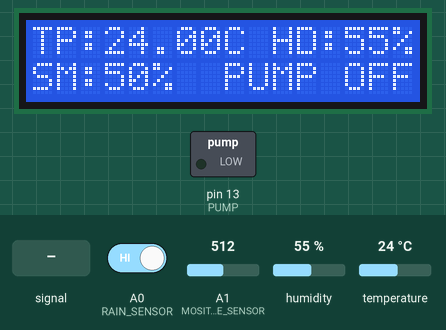
Simulated run of this sketch. Board: Arduino Uno, built with avr-gcc and run on an emulated ATmega328P. Shown: 16×2 character LCD, switched loads named in the sketch (green lamp = pin HIGH). The inputs (shaded band) are chosen by the test bench; at power-on: A1 (MOSITURE_SENSOR) = 512, humidity 55 %, temperature 24 °C, A0 (RAIN_SENSOR) HIGH. What the sketch prints to the serial monitor is not drawn.

Above: at 1.2 s.
1.3 s: A1 (MOSITURE_SENSOR) fed a 200 Hz sine of ±81 counts around its level
At 1.65 s:
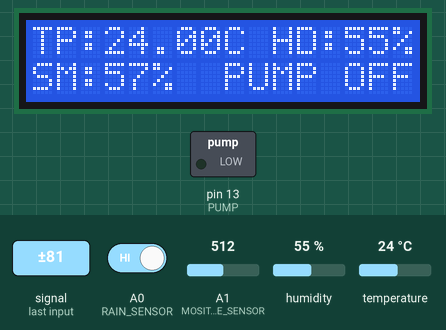
2.8 s: A1 (MOSITURE_SENSOR) set to 716
At 4.0 s:
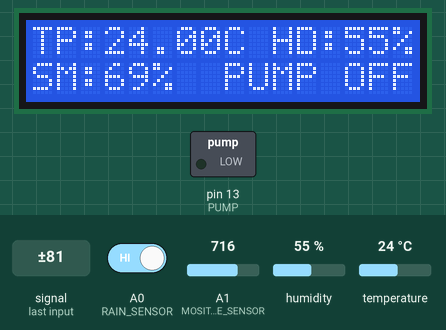
4.3 s: humidity set to 22 %
At 7.3 s:
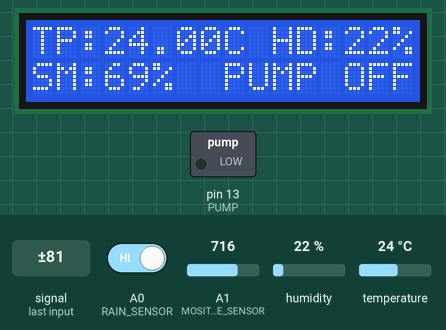
7.6 s: temperature set to 12 °C
At 8.7 s:
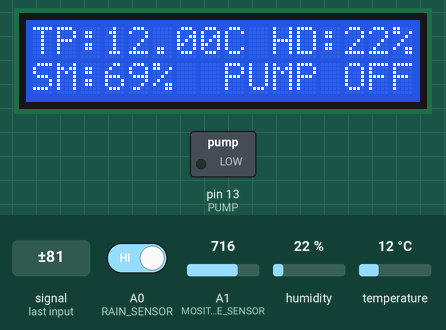
9.6 s: A1 (MOSITURE_SENSOR) fed a 1000 Hz sine of ±255 counts around its level
At 10.18 s:
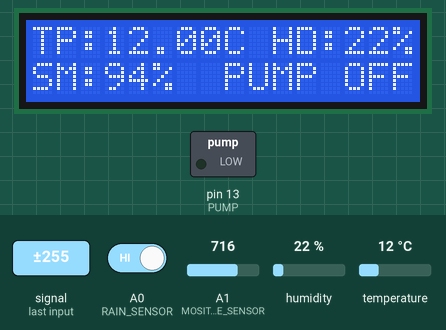
11.1 s: A1 (MOSITURE_SENSOR) fed a 2 Hz sine of ±306 counts around its level
At 12.53 s:
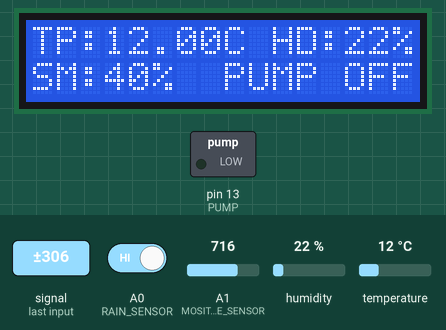
Timing chart, 0 to 13.8 s (numbered marks = the images above; inputs shaded):
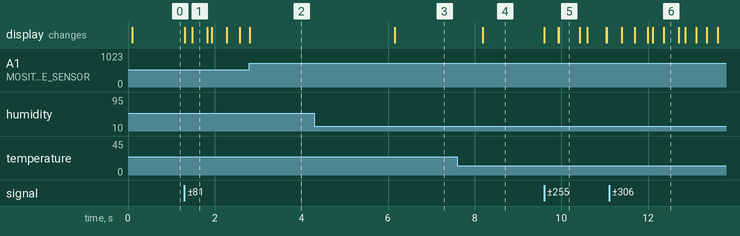

The sketch:

simulation_code.ino
```cpp
#include "project_header.h"

#define ON                          true
#define OFF                         false
#define PUMP                        13
#define DATA_SEND_INTERVAL_SECS     1
#define LOW_MOISTURE_THRESHOLD      40
#define HIGH_MOISTURE_THRESHOLD     90

DEVICE_PARAMS device_params;

unsigned long dataTime;

void sendData()
{
    String data = "{";
    data += "\"pumping\":" + String(device_params.pump_on) + ",";
    data += "\"humidity\":" + String(device_params.humidity) + ",";
    data += "\"moisture\":" + String(device_params.soil_moisture) + ",";
    data += "\"temperature\":" + String(device_params.temperature, 2) + "}";

    Serial.println(data);
}

void switchPump( bool new_state)
{
    if(new_state != digitalRead(PUMP))
    {
        digitalWrite(PUMP, new_state);
        device_params.pump_on = new_state;
    }
}

void setup()
{
    Serial.begin(9600);

    pinMode(PUMP, OUTPUT);
    switchPump(OFF);

    display_initialise();

    sensor_Init();

    dataTime = millis();
}

void loop()
{
    sensor_ReadValues();

    if(device_params.raining || (device_params.soil_moisture > HIGH_MOISTURE_THRESHOLD))
    {
        switchPump(OFF);
    }
    else if(!device_params.raining && (device_params.soil_moisture < LOW_MOISTURE_THRESHOLD))
    {
        switchPump(ON);
    }

    if((millis() - dataTime) > (DATA_SEND_INTERVAL_SECS * 1000))
    {
        sendData();
        dataTime = millis();
    }

    display_update(OFF);
}
```

display.ino
```cpp
#include "project_header.h"
#include <LiquidCrystal.h>

#define LCD_RS             12
#define LCD_EN             11
#define LCD_D4              7
#define LCD_D5              6
#define LCD_D6              5
#define LCD_D7              4
#ifdef SIMULATION_CODE
#define DISPLAY_INTERVAL  10
#else
#define DISPLAY_INTERVAL  500
#endif

LiquidCrystal lcd(LCD_RS, LCD_EN, LCD_D4, LCD_D5, LCD_D6, LCD_D7);

DEVICE_PARAMS display_params;
unsigned long display_time;
bool initial_display = false;

bool display_initialise()
{
    lcd.begin(16, 2);
    return true;
}

void display_update( bool log)
{
    // lcd.clear();
    // lcd.print("->");lcd.print(analogRead(A0));
    // lcd.print("->");lcd.print(analogRead(A1));
    // lcd.print("->");lcd.print(analogRead(A5));
    // return;

    if(log)
    {
        lcd.clear();
        lcd.print(device_params.log_msg);
        display_time = millis();
        return;
    }

    if(millis() - display_time < DISPLAY_INTERVAL) return;
    display_time = millis();

    if(initial_display == false)
    {
        display_params.pump_on = false;
        display_params.raining = false;
        display_params.temperature = 0.0;
        display_params.humidity = 0;
        display_params.soil_moisture = 0;

        lcd.clear();
        lcd.print("TP: 0.0 ");
        lcd.print("  HD: 0");
        lcd.setCursor(0,1);
        lcd.print("SM: 0   ");
        lcd.print("PUMP OFF");
        initial_display = true;
        return;
    }


    if(device_params.temperature != display_params.temperature)
    {
        display_params.temperature = device_params.temperature;
        lcd.setCursor(3,0);
        lcd.print("     ");
        lcd.setCursor(3,0);
        lcd.print(display_params.temperature,2);
        lcd.print("C");
    }

    if(device_params.humidity != display_params.humidity)
    {
        display_params.humidity = device_params.humidity;
        lcd.setCursor(13,0);
        lcd.print("     ");
        lcd.setCursor(13,0);
        lcd.print(display_params.humidity);
        lcd.print("%");
    }

    if(device_params.soil_moisture != display_params.soil_moisture)
    {
        display_params.soil_moisture = device_params.soil_moisture;
        lcd.setCursor(3,1);
        lcd.print("     ");
        lcd.setCursor(3,1);
        lcd.print(display_params.soil_moisture);
        lcd.print("%");
    }

    if(device_params.pump_on != display_params.pump_on)
    {
        display_params.pump_on = device_params.pump_on;
        lcd.setCursor(8,1);
        lcd.print("         ");
        lcd.setCursor(8,1);
        lcd.print("PUMP ");
        lcd.print(display_params.pump_on?"ON":"OFF");
    }

}


/* ----------------------------------- EOF ---------------------------------- */
```

project_header.h
```cpp
#ifndef PROJECT_HEADER_H
    #define PROJECT_HEADER_H
    #define SIMULATION_CODE
    #define MAX_STR_LEN     16
    #define SENSOR_SAMPLES  10

    typedef struct DEVICE_PARAMS
    {
        bool pump_on;
        bool raining;
        float temperature;
        uint8_t humidity;
        uint8_t soil_moisture;
        char log_msg[MAX_STR_LEN];
    }
    DEVICE_PARAMS;

    extern DEVICE_PARAMS device_params;
    /// @brief  Get the display ready
    /// @retval - false if the initialisation process fails
    bool display_initialise();

    /// @brief Update the display with the current
    /// @param log setting this parameter to true will cause the display to log the message in the log_msg buffer of the light_params
    void display_update(bool log);

    bool sensor_Init();
    void sensor_ReadValues();

#endif
```

sensors.ino
```cpp
#include "project_header.h"
#include <DHT.h>

#define RAIN_SENSOR A0
#define MOSITURE_SENSOR A1
#define HUMIDITY_SENSOR 3
#define DHTTYPE    DHT11
DHT dht(HUMIDITY_SENSOR, DHTTYPE);

bool sensor_Init()
{
    dht.begin();

    return true;
}

void sensor_ReadValues()
{
    //read temp and humidity
    float current_temp = dht.readTemperature();
    float current_humidity = dht.readHumidity();
    if(!isnan(current_humidity))
    {
        device_params.humidity = (uint8_t)current_humidity;
    }
    if(!isnan(current_temp))
    {
        device_params.temperature = current_temp;
    }

    //read soil moiture
    int moisture = 0;
    for(int i=0; i<SENSOR_SAMPLES; i++)
    {
        int val = analogRead(MOSITURE_SENSOR);
        if(moisture < val)
            moisture = val;
    }
    device_params.soil_moisture = map(moisture, 0, 1023, 0, 100);

    //read rain
    device_params.raining = digitalRead(RAIN_SENSOR);

}
```

Measured:
- after the input at 1.3 s, the display: first changes at once (image 1 shows a later state)
- after the input at 4.3 s, the display: changes after 1.9 s (image 3)
- after the input at 7.6 s, the display: changes after 0.58 s (image 4)
- after the input at 9.6 s, the display: changes at once (image 5)
- after the input at 11.1 s, the display: changes after 0.29 s (image 6)
- what the display in image 5 shows lasts 0.5 s, from 9.9 s to 10.4 s
